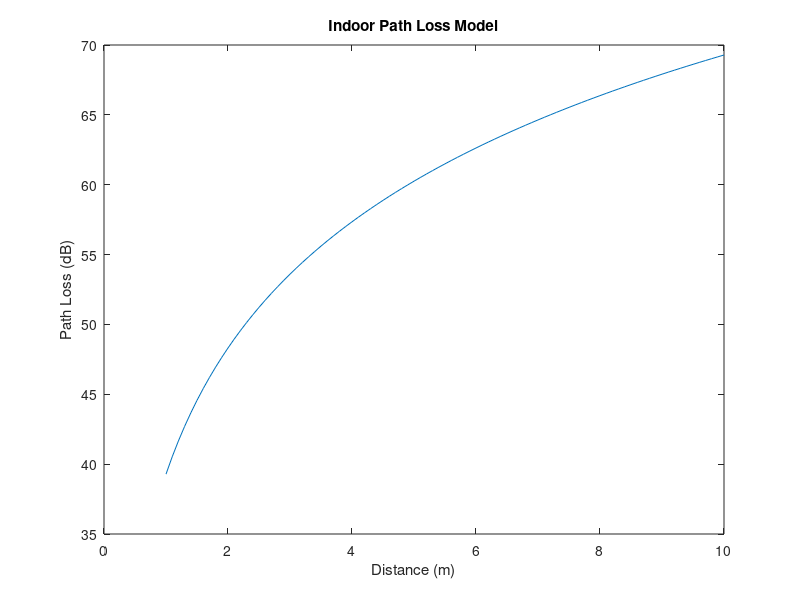

Source code (MATLAB):
% Indoor propagation log distance path loss model
% PL(d) = PL(d0) + 10*n*log10(d/d0) + X
 
% Define variables
f = 2.4e9; % frequency in Hz
d0 = 1; % reference distance in meters
n = 3; % path loss exponent
X = randn(1); % shadow fading with mean=0, variance=1
 
% Define distance vector
d = 1:0.1:10;
 
% Calculate path loss
PL = 20*log10(4*pi*d0*f/3e8) + 10*n*log10(d./d0) + X;
 
% Plot results
plot(d,PL);
title('Indoor Path Loss Model');
xlabel('Distance (m)');
ylabel('Path Loss (dB)');
